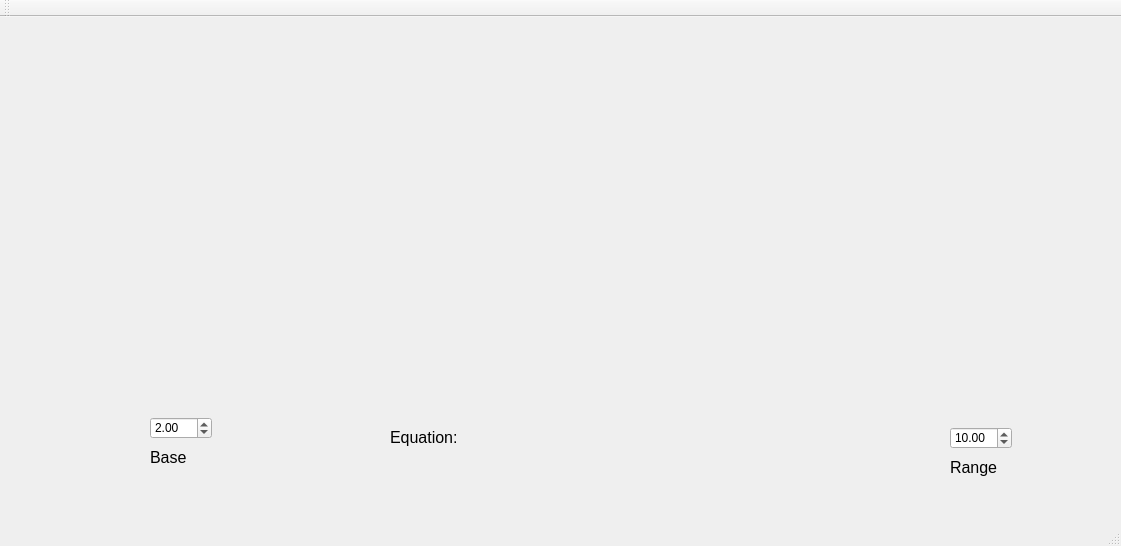
<?xml version="1.0" encoding="UTF-8"?>
<ui version="4.0">
 <class>MainWindow</class>
 <widget class="QMainWindow" name="MainWindow">
  <property name="geometry">
   <rect>
    <x>0</x>
    <y>0</y>
    <width>1121</width>
    <height>546</height>
   </rect>
  </property>
  <property name="windowTitle">
   <string>MainWindow</string>
  </property>
  <widget class="QWidget" name="centralWidget">
   <widget class="QCustomPlot" name="customPlot" native="true">
    <property name="geometry">
     <rect>
      <x>50</x>
      <y>50</y>
      <width>1031</width>
      <height>311</height>
     </rect>
    </property>
   </widget>
   <widget class="QDoubleSpinBox" name="baseVal">
    <property name="geometry">
     <rect>
      <x>150</x>
      <y>400</y>
      <width>62</width>
      <height>22</height>
     </rect>
    </property>
    <property name="minimum">
     <double>0.000000000000000</double>
    </property>
    <property name="maximum">
     <double>1000.000000000000000</double>
    </property>
    <property name="value">
     <double>2.000000000000000</double>
    </property>
   </widget>
   <widget class="QDoubleSpinBox" name="rangeVal">
    <property name="geometry">
     <rect>
      <x>950</x>
      <y>410</y>
      <width>62</width>
      <height>22</height>
     </rect>
    </property>
    <property name="minimum">
     <double>1.000000000000000</double>
    </property>
    <property name="maximum">
     <double>1000.000000000000000</double>
    </property>
    <property name="value">
     <double>10.000000000000000</double>
    </property>
   </widget>
   <widget class="QLabel" name="staicRangeLabel">
    <property name="geometry">
     <rect>
      <x>950</x>
      <y>430</y>
      <width>81</width>
      <height>41</height>
     </rect>
    </property>
    <property name="font">
     <font>
      <pointsize>12</pointsize>
     </font>
    </property>
    <property name="text">
     <string>Range</string>
    </property>
   </widget>
   <widget class="QLabel" name="staticBaseLabel">
    <property name="geometry">
     <rect>
      <x>150</x>
      <y>420</y>
      <width>81</width>
      <height>41</height>
     </rect>
    </property>
    <property name="font">
     <font>
      <pointsize>12</pointsize>
     </font>
    </property>
    <property name="text">
     <string>Base</string>
    </property>
   </widget>
   <widget class="QLabel" name="dynamicEquationLabel">
    <property name="geometry">
     <rect>
      <x>390</x>
      <y>400</y>
      <width>421</width>
      <height>41</height>
     </rect>
    </property>
    <property name="font">
     <font>
      <pointsize>12</pointsize>
     </font>
    </property>
    <property name="text">
     <string>Equation:</string>
    </property>
   </widget>
  </widget>
  <widget class="QMenuBar" name="menuBar">
   <property name="geometry">
    <rect>
     <x>0</x>
     <y>0</y>
     <width>1121</width>
     <height>26</height>
    </rect>
   </property>
  </widget>
  <widget class="QToolBar" name="mainToolBar">
   <attribute name="toolBarArea">
    <enum>TopToolBarArea</enum>
   </attribute>
   <attribute name="toolBarBreak">
    <bool>false</bool>
   </attribute>
  </widget>
  <widget class="QStatusBar" name="statusBar"/>
 </widget>
 <layoutdefault spacing="6" margin="11"/>
 <customwidgets>
  <customwidget>
   <class>QCustomPlot</class>
   <extends>QWidget</extends>
   <header>qcustomplot.h</header>
   <container>1</container>
  </customwidget>
 </customwidgets>
 <resources/>
 <connections/>
</ui>
